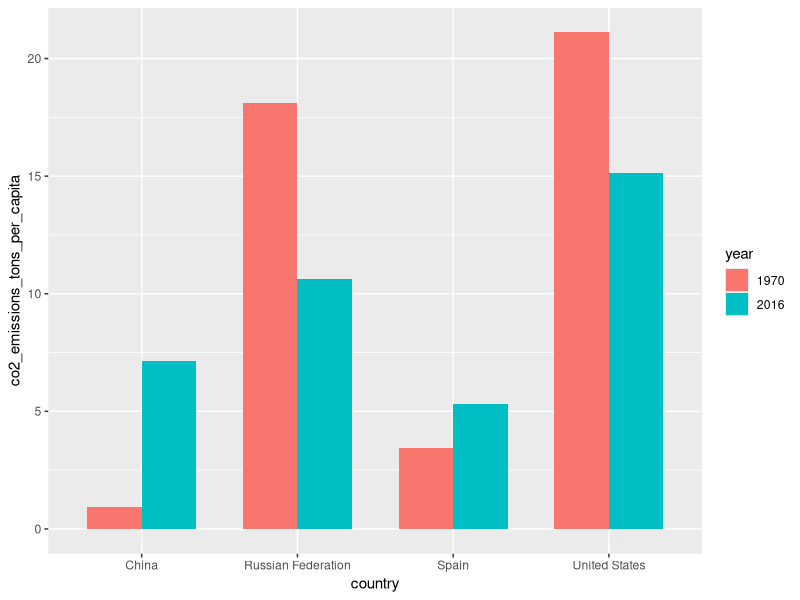
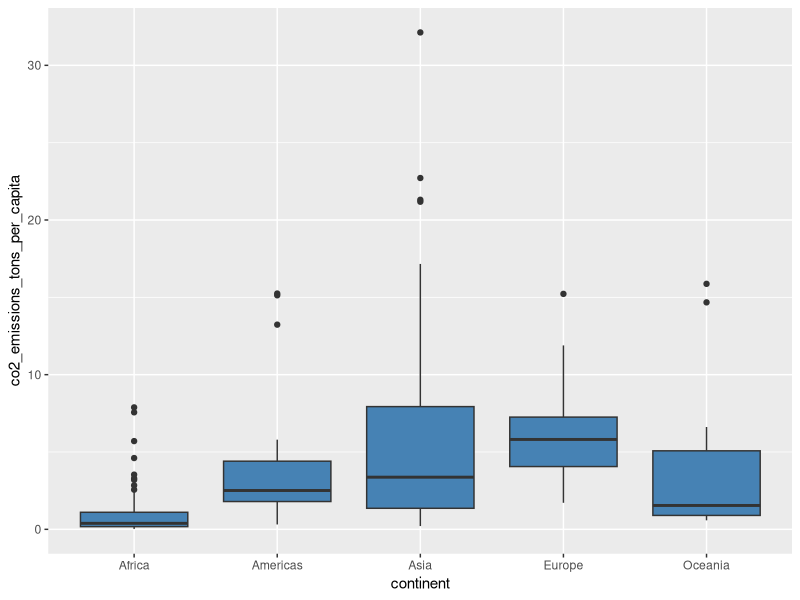
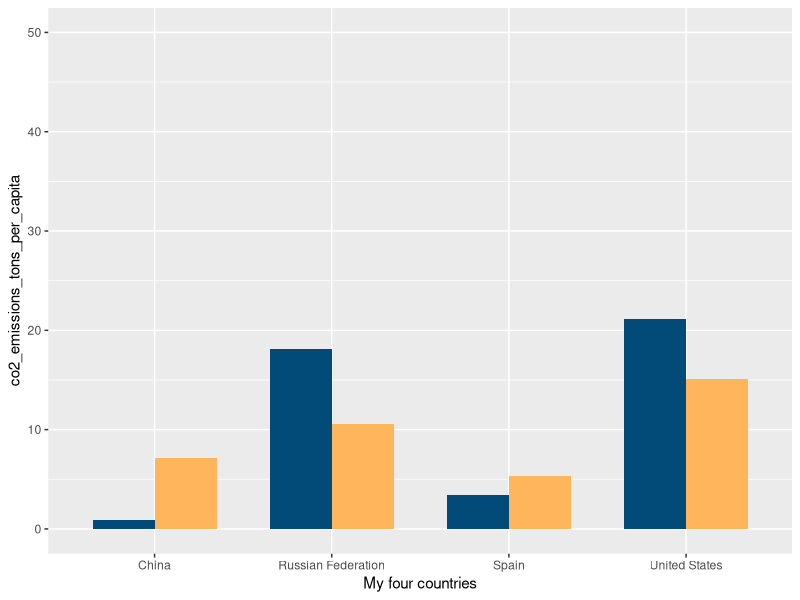

The R source for these figures, in order:
library(tidyverse)

world_bank_countries <- read_csv("data/world_bank_countries.csv")

# ggplot2 makes decisions for aesthetic mappings
world_bank_countries %>% #
  filter(country %in% c("Spain", 
                        "China",
                        "Russian Federation",
                        "United States"),
         year %in% c(1970, 2016)) %>% 
  mutate(year = as.factor(year)) %>% 
  ggplot(aes(x = country,
             y = co2_emissions_tons_per_capita,
             fill = year)) +
  geom_col(width = .7, position = position_dodge(width = .7))


# I don't use scales by setting aesthetics
world_bank_countries %>% 
  filter(year == 2016) %>% 
  ggplot(aes(x = continent,
             y = co2_emissions_tons_per_capita)) +
  geom_boxplot(fill = "steelblue")


# An intro to scales
world_bank_countries %>% #
  filter(country %in% c("Spain", 
                        "China",
                        "Russian Federation",
                        "United States"),
         year %in% c(1970, 2016)) %>% 
  mutate(year = as.factor(year)) %>% 
  ggplot(aes(x = country,
             y = co2_emissions_tons_per_capita,
             fill = year)) +
  geom_col(width = .7, position = position_dodge(width = .7)) +
  scale_fill_manual(name = "This are my years",
                    values = c("#024B78", "#FFB55B"),
                    guide = "none") +
  scale_x_discrete(name = "My four countries") +
  scale_y_continuous(limits = c(0, 50))


apropos("^scale_")
